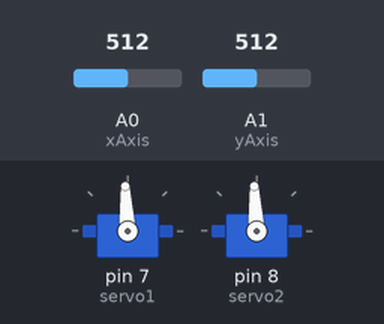
Simulated run of this sketch. Board: Arduino Uno, built with avr-gcc and run on an emulated ATmega328P. On the bench: 2 × servo. The test bench sets the inputs (shaded band); at power-on: A0 (xAxis) = 512, A1 (yAxis) = 512.

Above: at 1.2 s.
1.3 s: A0 (xAxis) set to 716
At 2.1 s:
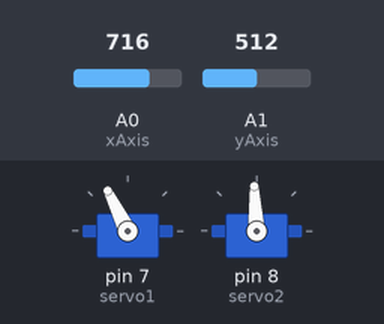
2.8 s: A1 (yAxis) set to 716
At 3.3 s:
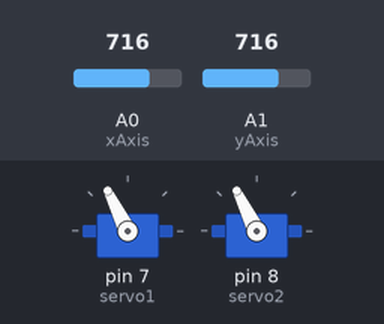
4.3 s: A0 (xAxis) set to 900
At 5.5 s:
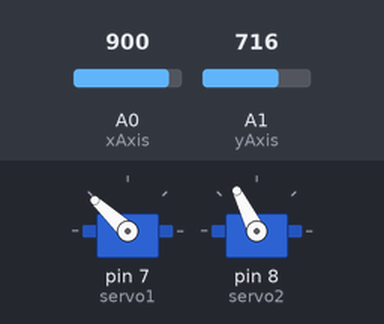
5.8 s: A1 (yAxis) set to 900
At 6.9 s:
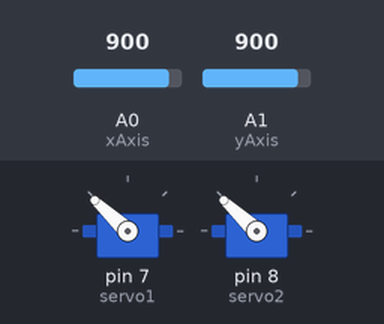
7.3 s: A0 (xAxis) set to 1023
At 8.2 s:
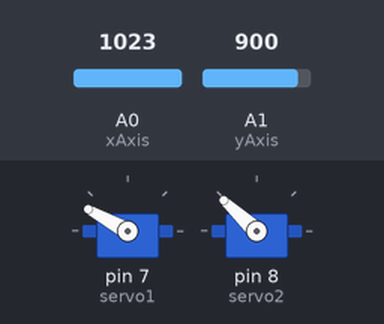
8.8 s: A1 (yAxis) set to 1023
At 9.4 s:
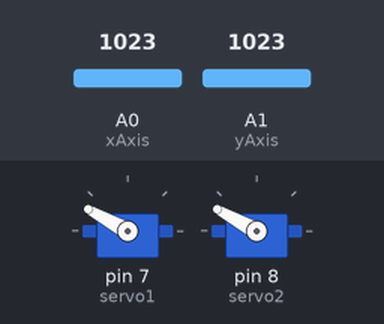
Timing chart, 0 to 11.3 s (numbered marks = the images above; inputs shaded):
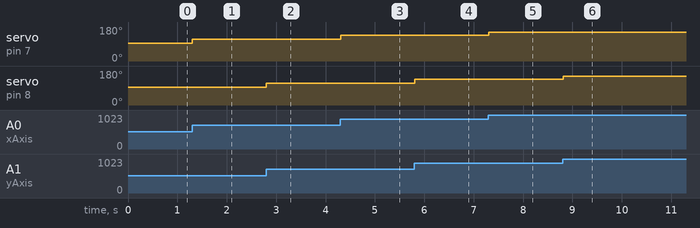

The sketch:

code.ino
```cpp
/*
 *    Turgut Ozal Universitesi
 *    Robotik ve Bilgisayar Destekli Uretim Kulübü
 *
 *    Joystick ile 2 adet servo motorun kontrolu
 *
 *    Sezai Furkan Pür & Mustafa Özcan
 */

//Servo kutuphanesini include ettik
#include <Servo.h>

//Servo sınıfından
Servo servo1, servo2;

//Analog 0 ve Analog 1'den verileri al
int xAxis = A0;
int yAxis = A1;

int x, y;

//Serial Port 7 ve 8'i aktif et
void setup()
{
  servo1.attach(7);
  servo2.attach(8);
}

void loop()
{
  x = xAxis;  //Loop'un içinde x axis'ini surekli al
  y = yAxis;  //Loop'un içinde y axis'ini surekli al

  /**         //x ve y axis'lerini ekrana yaz

  Serial.print("x axis : ");
  Serial.print(xAxis,DEC);
  Serial.print(" y axis : ");
  Serial.print(yAxis,DEC);
  Serial.print("\n");

  **/

  x = map(analogRead(xAxis), 0, 1023, 900, 2100);  //Analog'dan okuduğun verilere gore 900/2100 arasında olceklendirme yap
  y = map(analogRead(yAxis), 0, 1023, 900, 2100);  //Analog'dan okuduğun verilere gore 900/2100 arasında olceklendirme yap

  servo1.write(x);  //Servo motorunun pozisyonunu ayarla
  servo2.write(y);  //Servo motorunun pozisyonunu ayarla
  delay(15);        //Servoları ayarlamak icin gecikme kullan

}
```

Measured:
- after the input at 1.3 s, servo on pin 7 (servo1): 93° → 116° at once
- after the input at 2.8 s, servo on pin 8 (servo2): 93° → 116° at once
- after the input at 4.3 s, servo on pin 7 (servo1): 116° → 137° at once
- after the input at 5.8 s, servo on pin 8 (servo2): 116° → 137° at once
- after the input at 7.3 s, servo on pin 7 (servo1): 137° → 151° at once
- after the input at 8.8 s, servo on pin 8 (servo2): 137° → 151° at once
